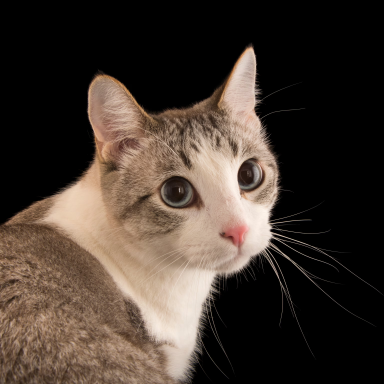
#> input picture Image Resizer/cat.png, 384 x 384 px
$ python main1.py
#> lines starting #> are read from the running program, lines starting #| are printed output that depends on the picture
import cv2
source="./cat.png"
destination="./cat.png"
scale_percent=50

image=cv2.imread("cat.png",cv2.IMREAD_UNCHANGED)
#> image is the input picture: shape (384, 384, 3); mean B, G, R 48.1, 56.5, 67.9

width=int(image.shape[1]*scale_percent/100)
#> width = 192
height=int(image.shape[0]*scale_percent/100)
#> height = 192

dsize=(width,height)
#> dsize = (192, 192)

output=cv2.resize(image,dsize)
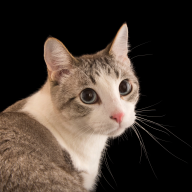
#> output: shape (192, 192, 3); mean B, G, R 48.2, 56.5, 68

cv2.imwrite(destination,output)

cv2.imshow("image",image)
cv2.waitKey(0)
cv2.destroyAllWindows()
